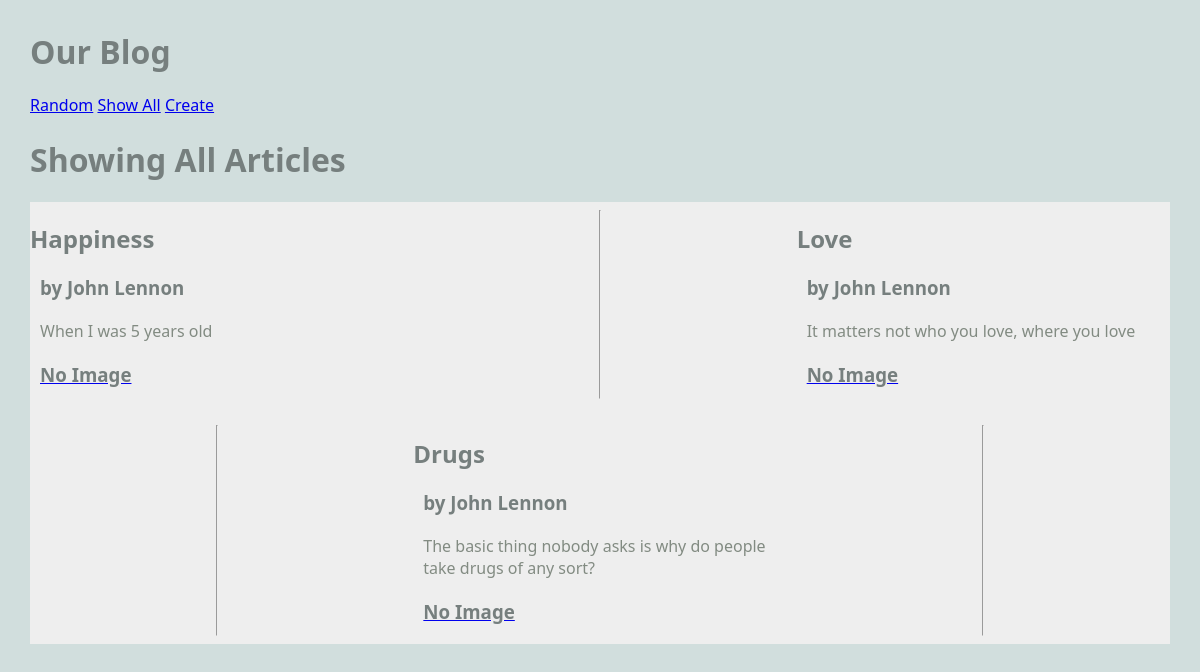
/blog/show_all, run on an earlier commit of the app's database.
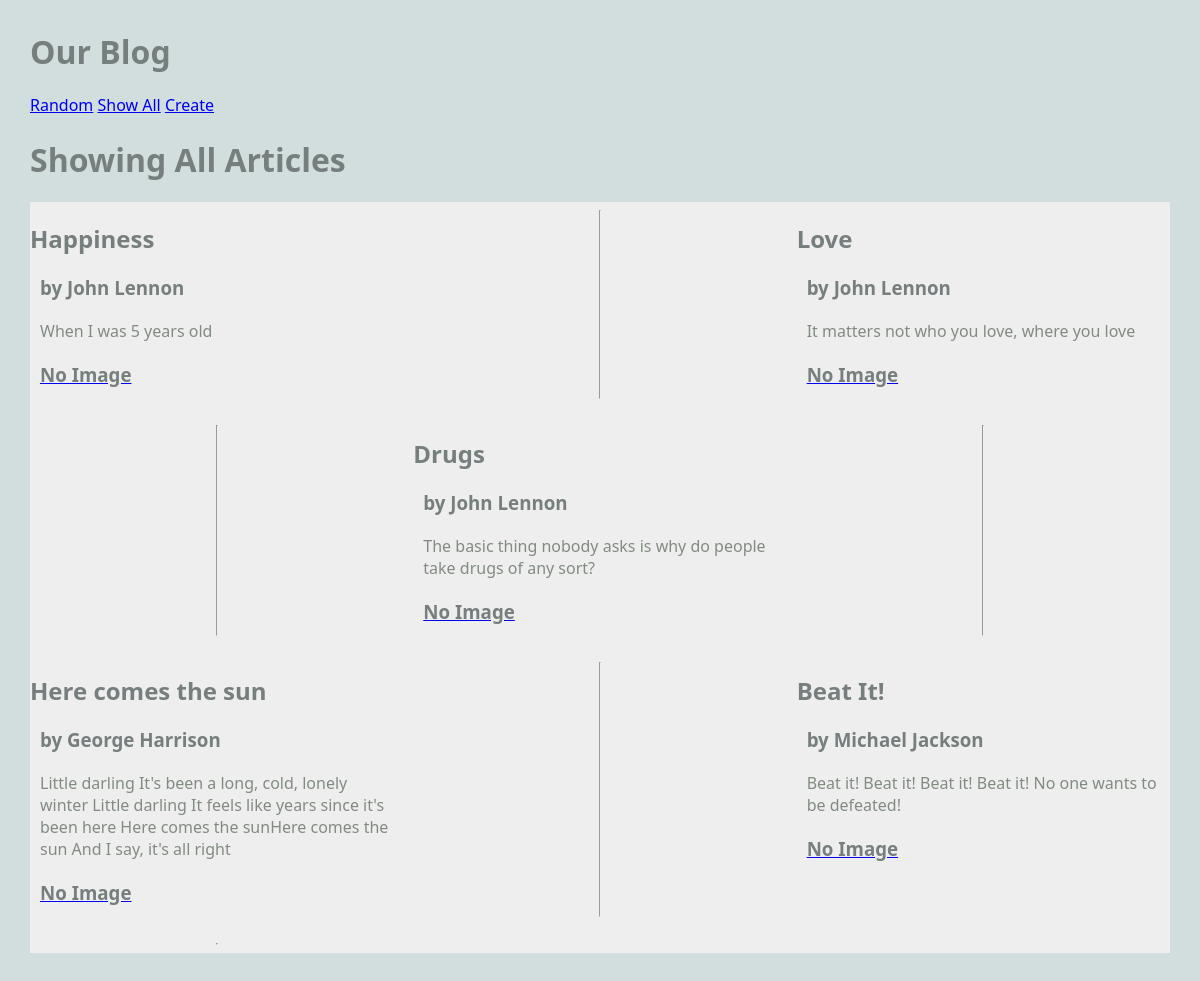
And on a later commit of the database.
### blog/models.py (models this page shows, shortened)
class Article(models.Model):
    title = models.TextField(blank=True)
    author = models.TextField(blank=True)
    text = models.TextField(blank=True)
    published = models.DateTimeField(auto_now=True)
    image_file = models.ImageField(blank=True) # an actual image
    def __str__(self):
        return f'{self.title} by {self.author}'
        author: TextField[str]

### blog/views.py (the view)
# urls.py: path('show_all', ShowAllView.as_view(), name="show_all"),
class ShowAllView(ListView):
    model = Article
    template_name = "blog/show_all.html"
    context_object_name = "articles"

### blog/templates/blog/show_all.html (shortened to what this page needs)
{% extends 'blog/base.html' %}
 {% block content %}
<h1>Showing All Articles</h1>
<main class="grid-container">
    {% for article in articles %}
    <article>
        <div>
            <h2>{{article.title}}</h2>
            <h3>by {{article.author}}</h3>
            <p>
                {{article.text}}
            </p>
        </div>
        <a href="{% url 'blog:article' article.pk %}">
            {% if article.image_file %}
                <img src="{{article.image_file.url}}" alt="">
            {% else %}
                <h3>No Image</h3>
            {% endif %}
        </a>
    </article>
    <hr>
    {% endfor %}
{% endblock %}

What changed in the data, as far as the page shows it:
added Article: title "Here comes the sun", author "George Harrison", text "Little darling It's been a long, cold, lonely winter Little darling It feels like years since it's been here Here comes the sunHere comes the sun And I say, it's all right", image_file "No Image"
added Article: title "Beat It!", author "Michael Jackson", text "Beat it! Beat it! Beat it! Beat it! No one wants to be defeated!", image_file "No Image"
